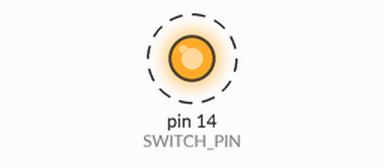
Bench run of a sketch on a simulated Arduino Uno, built with avr-gcc and run on an emulated ATmega328P. Shown: output pins drawn as LEDs (lit = HIGH). Dashed ring = blinking. What the sketch prints to the serial monitor is not drawn.

Above: at 0.5 s.
Timing chart, 0 to 4.6 s (numbered marks = the images above):
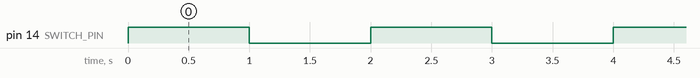

The sketch:

Switch.ino
```cpp
#define SWITCH_PIN 14
void setup() {
  Serial.begin(9600);
  // put your setup code here, to run once:
  pinMode(SWITCH_PIN, OUTPUT);
}

void loop() {
  // put your main code here, to run repeatedly:
  Serial.println("ON");
  digitalWrite(SWITCH_PIN, HIGH);
  delay(1000);
  Serial.println("OFF");
  digitalWrite(SWITCH_PIN, LOW);
  delay(1000);
}
```

Measured:
- by itself, pin 14 (SWITCH_PIN): alternates HIGH for 1.0 s and LOW for 1.0 s
